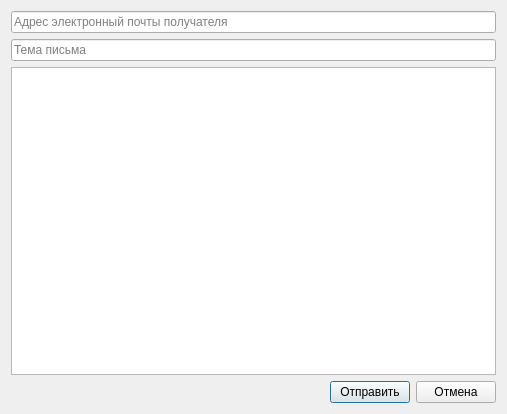
<?xml version="1.0" encoding="UTF-8"?>
<ui version="4.0">
 <class>Dialog</class>
 <widget class="QDialog" name="Dialog">
  <property name="geometry">
   <rect>
    <x>0</x>
    <y>0</y>
    <width>507</width>
    <height>414</height>
   </rect>
  </property>
  <property name="windowTitle">
   <string>Новое письмо</string>
  </property>
  <layout class="QVBoxLayout" name="verticalLayout">
   <item>
    <layout class="QGridLayout" name="gridLayout">
     <item row="0" column="0">
      <widget class="QLineEdit" name="le_mail">
       <property name="placeholderText">
        <string>Адрес электронный почты получателя</string>
       </property>
      </widget>
     </item>
     <item row="1" column="0">
      <widget class="QLineEdit" name="le_subject">
       <property name="placeholderText">
        <string>Тема письма</string>
       </property>
      </widget>
     </item>
     <item row="2" column="0">
      <widget class="QTextEdit" name="te_content"/>
     </item>
    </layout>
   </item>
   <item>
    <layout class="QHBoxLayout" name="horizontalLayout">
     <item>
      <spacer name="horizontalSpacer">
       <property name="orientation">
        <enum>Qt::Horizontal</enum>
       </property>
       <property name="sizeHint" stdset="0">
        <size>
         <width>208</width>
         <height>20</height>
        </size>
       </property>
      </spacer>
     </item>
     <item>
      <widget class="QPushButton" name="pb_send">
       <property name="text">
        <string>Отправить</string>
       </property>
      </widget>
     </item>
     <item>
      <widget class="QPushButton" name="pb_cencel">
       <property name="text">
        <string>Отмена</string>
       </property>
      </widget>
     </item>
    </layout>
   </item>
  </layout>
 </widget>
 <resources/>
 <connections/>
</ui>
